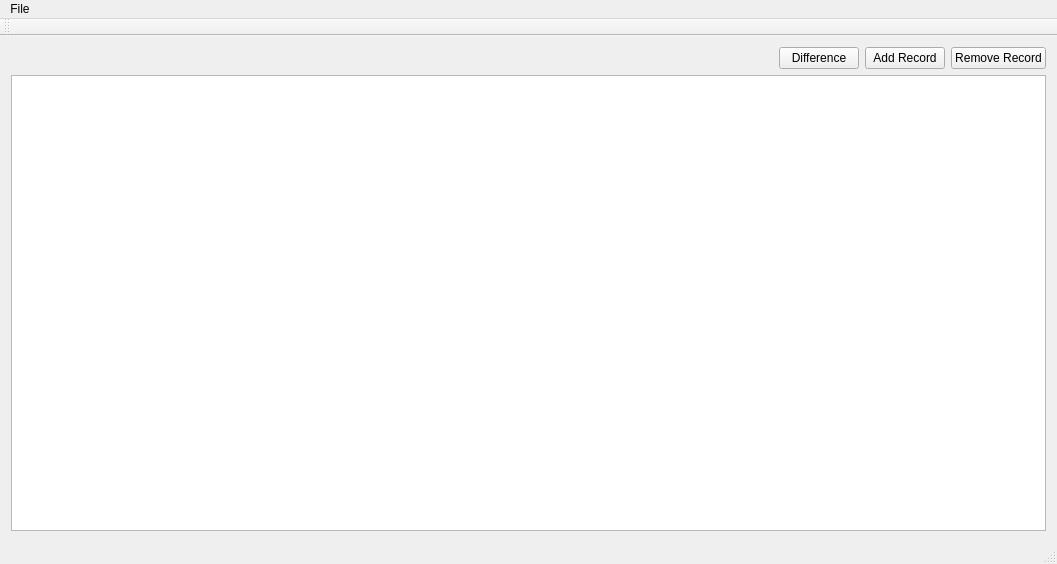
<?xml version="1.0" encoding="UTF-8"?>
<ui version="4.0">
 <class>MainWindow</class>
 <widget class="QMainWindow" name="MainWindow">
  <property name="geometry">
   <rect>
    <x>0</x>
    <y>0</y>
    <width>1057</width>
    <height>564</height>
   </rect>
  </property>
  <property name="windowTitle">
   <string>MainWindow</string>
  </property>
  <widget class="QWidget" name="centralWidget">
   <layout class="QVBoxLayout" name="verticalLayout_2">
    <item>
     <layout class="QVBoxLayout" name="verticalLayout">
      <item>
       <layout class="QHBoxLayout" name="horizontalLayout" stretch="1,0,0,0">
        <item>
         <widget class="QLabel" name="lbTableName">
          <property name="text">
           <string/>
          </property>
         </widget>
        </item>
        <item>
         <widget class="QPushButton" name="pbDiff">
          <property name="text">
           <string>Difference</string>
          </property>
         </widget>
        </item>
        <item>
         <widget class="QPushButton" name="pbAdd">
          <property name="text">
           <string>Add Record</string>
          </property>
         </widget>
        </item>
        <item>
         <widget class="QPushButton" name="pbRemove">
          <property name="text">
           <string>Remove Record</string>
          </property>
         </widget>
        </item>
       </layout>
      </item>
      <item>
       <widget class="QTableView" name="tvTableContent">
        <property name="selectionBehavior">
         <enum>QAbstractItemView::SelectRows</enum>
        </property>
       </widget>
      </item>
     </layout>
    </item>
   </layout>
  </widget>
  <widget class="QMenuBar" name="menuBar">
   <property name="geometry">
    <rect>
     <x>0</x>
     <y>0</y>
     <width>1057</width>
     <height>21</height>
    </rect>
   </property>
   <widget class="QMenu" name="menuFile">
    <property name="title">
     <string>File</string>
    </property>
    <addaction name="actionOpen"/>
    <addaction name="actionSave_Database"/>
    <addaction name="actionClose_Database"/>
   </widget>
   <addaction name="menuFile"/>
  </widget>
  <widget class="QToolBar" name="mainToolBar">
   <attribute name="toolBarArea">
    <enum>TopToolBarArea</enum>
   </attribute>
   <attribute name="toolBarBreak">
    <bool>false</bool>
   </attribute>
  </widget>
  <widget class="QStatusBar" name="statusBar"/>
  <action name="actionOpen">
   <property name="text">
    <string>Open Database</string>
   </property>
  </action>
  <action name="actionClose_Database">
   <property name="text">
    <string>Close Database</string>
   </property>
  </action>
  <action name="actionSave_Database">
   <property name="text">
    <string>Save Database</string>
   </property>
  </action>
 </widget>
 <layoutdefault spacing="6" margin="11"/>
 <resources/>
 <connections/>
</ui>
